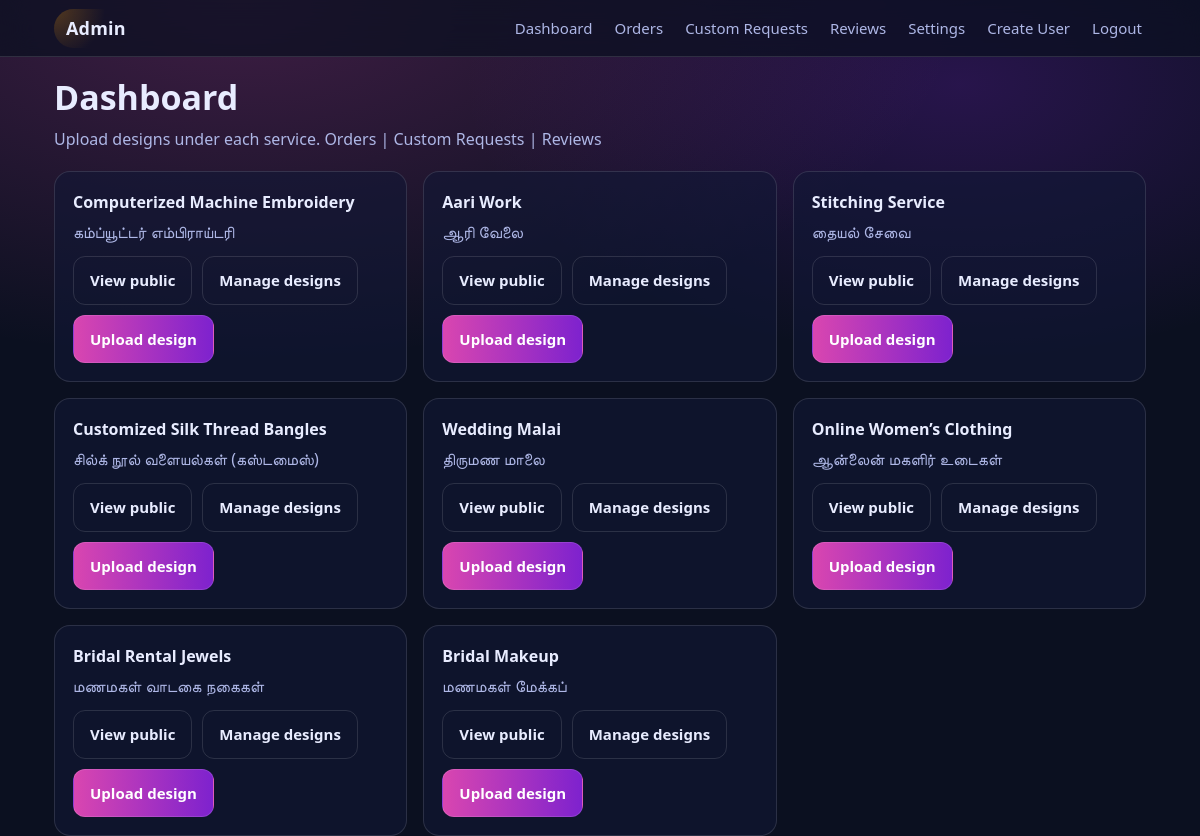
The page /admin/ (signed in) on the database its author committed.
### app/models.py (models this page shows, shortened)
class Service(db.Model):
    __tablename__ = "service"
    id = db.Column(db.Integer, primary_key=True)
    slug = db.Column(db.String(64), unique=True, nullable=False, index=True)
    name_en = db.Column(db.String(128), nullable=False)
    name_ta = db.Column(db.String(128), nullable=False)
    created_at = db.Column(db.DateTime(timezone=True), default=_utcnow, nullable=False)
    designs = db.relationship("Design", backref="service", lazy=True,
                              cascade="all, delete-orphan")

### app/routes/admin.py (the view)
@bp.get("/")
@login_required
def dashboard():
    services = Service.query.order_by(Service.id.asc()).all()
    return render_template(
        "admin/dashboard.html",
        services=services,
        business_name=get_setting("business_name", "Kanna Groups"),
    )

### app/models.py (called while the page is built)
@login_manager.user_loader
def load_user(user_id: str):
    return db.session.get(User, int(user_id))

def get_setting(key: str, default: str = "") -> str:
    s = Setting.query.filter_by(key=key).first()
    return s.value if s else default

    @property
    def is_authenticated(self):
        return True

### app/templates/admin/dashboard.html (shortened to what this page needs)
{% extends "admin/layout.html" %}
{% block content %}
  <div class="page-header">
    <h1>Dashboard</h1>
    <p class="muted">Upload designs under each service. <a href="{{ url_for('admin.orders_list') }}">Orders</a> | <a href="{{ url_for('admin.custom_requests_list') }}">Custom Requests</a> | <a href="{{ url_for('admin.reviews_list') }}">Reviews</a></p>
  </div>
  <div class="grid">
    {% for s in services %}
      <div class="card">
        <div class="card-title">{{ s.name_en }}</div>
        <div class="muted">{{ s.name_ta }}</div>
        <div class="card-actions">
          <a class="btn btn-outline" href="{{ url_for('public.service_detail', slug=s.slug) }}" target="_blank" rel="noreferrer">View public</a>
          <a class="btn btn-outline" href="{{ url_for('admin.designs_list', slug=s.slug) }}">Manage designs</a>
          <a class="btn" href="{{ url_for('admin.design_new', slug=s.slug) }}">Upload design</a>
        </div>
      </div>
    {% endfor %}
  </div>
{% endblock %}

### app/static/css/styles.css (style rules this page uses)
:root { --bg:#0b1020; --card:#111836; --text:#e8ecff; --muted:#aeb7e6; --border:rgba(255,255,255,.12); --accent1:#d946b0; --accent2:#7e22ce; --gold:#f59e0b; --white:#ffffff; --coral:#fb7185; --radius-sm:10px; --radius-md:14px; --radius-lg:18px; --transition-fast:.16s ease; --transition-med:.25s ease; }
* { box-sizing:border-box;margin:0;padding:0 }
html { -webkit-text-size-adjust:100%;scroll-behavior:smooth }
body { font-family: 'Segoe UI', system-ui, -apple-system, Roboto, 'Noto Sans', 'Liberation Sans', sans-serif; background: radial-gradient(1200px 600px at 20% 0%, rgba(217,70,176,.25), transparent 60%), radial-gradient(900px 500px at 80% 10%, rgba(126,34,206,.25), transparent 55%), var(--bg); color:var(--text); line-height:1.5; overflow-x:hidden; -webkit-font-smoothing:antialiased; }
a { color:inherit;text-decoration:none }
h1 { margin:0 0 10px;font-size:clamp(22px, 4vw, 34px);line-height:1.18 }
.muted { color:var(--muted) }
.grid { display:grid; grid-template-columns:repeat(3, minmax(0, 1fr)); gap:clamp(10px, 2vw, 16px); }
.card { border:1px solid var(--border); background:rgba(17,24,54,.6); border-radius:16px; padding:clamp(12px, 2vw, 18px); position:relative; overflow:hidden; transition:border-color var(--transition-fast), transform var(--transition-fast), box-shadow var(--transition-fast); }
.card::before { content:""; position:absolute;inset:-1px; border-radius:inherit; background:radial-gradient(circle at 0 0, rgba(245,158,11,.35), transparent 55%); opacity:0; transition:opacity .18s ease; pointer-events:none; }
.card-title { font-weight:700;margin-bottom:6px }
.card-actions { display:flex;gap:10px;margin-top:12px;flex-wrap:wrap }
.btn { display:inline-flex; align-items:center; justify-content:center; gap:8px; padding:clamp(10px, 1.5vw, 12px) clamp(12px, 2vw, 16px); border-radius:12px; border:1px solid rgba(255,255,255,.12); background:linear-gradient(90deg, var(--accent1), var(--accent2)); color:var(--white); font-weight:700; font-size:clamp(13px, 1.6vw, 15px); cursor:pointer; min-height:44px; transition:filter var(--transition-fast), transform var(--transition-fast); white-space:nowrap; }
.btn-outline { background:transparent;color:var(--text) }
.page-header { margin:clamp(12px, 2vw, 20px) 0 }

### rows shown on the page
Service: name_en "Computerized Machine Embroidery", name_ta "கம்ப்யூட்டர் எம்பிராய்டரி"
Service: name_en "Aari Work", name_ta "ஆரி வேலை"
Service: name_en "Stitching Service", name_ta "தையல் சேவை"
Service: name_en "Customized Silk Thread Bangles", name_ta "சில்க் நூல் வளையல்கள் (கஸ்டமைஸ்)"
Service: name_en "Wedding Malai", name_ta "திருமண மாலை"
Service: name_en "Online Women’s Clothing", name_ta "ஆன்லைன் மகளிர் உடைகள்"
Service: name_en "Bridal Rental Jewels", name_ta "மணமகள் வாடகை நகைகள்"
Service: name_en "Bridal Makeup", name_ta "மணமகள் மேக்கப்"
